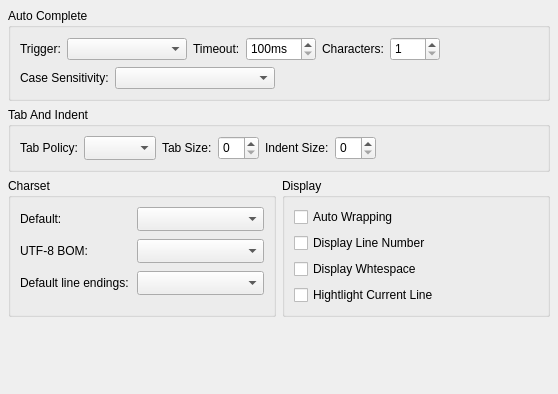
<?xml version="1.0" encoding="UTF-8"?>
<ui version="4.0">
 <class>GeneralTab</class>
 <widget class="QWidget" name="GeneralTab">
  <property name="geometry">
   <rect>
    <x>0</x>
    <y>0</y>
    <width>558</width>
    <height>394</height>
   </rect>
  </property>
  <property name="windowTitle">
   <string>Form</string>
  </property>
  <layout class="QVBoxLayout" name="verticalLayout_2">
   <property name="leftMargin">
    <number>8</number>
   </property>
   <property name="topMargin">
    <number>8</number>
   </property>
   <property name="rightMargin">
    <number>8</number>
   </property>
   <property name="bottomMargin">
    <number>8</number>
   </property>
   <item>
    <widget class="QGroupBox" name="groupBox">
     <property name="title">
      <string>Auto Complete</string>
     </property>
     <layout class="QVBoxLayout" name="verticalLayout_3">
      <item>
       <layout class="QHBoxLayout" name="horizontalLayout">
        <item>
         <widget class="QLabel" name="label">
          <property name="text">
           <string>Trigger:</string>
          </property>
         </widget>
        </item>
        <item>
         <widget class="QComboBox" name="completionTrigger">
          <property name="minimumSize">
           <size>
            <width>120</width>
            <height>0</height>
           </size>
          </property>
         </widget>
        </item>
        <item>
         <widget class="QLabel" name="label_2">
          <property name="text">
           <string>Timeout:</string>
          </property>
         </widget>
        </item>
        <item>
         <widget class="QSpinBox" name="timeout">
          <property name="minimumSize">
           <size>
            <width>70</width>
            <height>24</height>
           </size>
          </property>
          <property name="suffix">
           <string>ms</string>
          </property>
          <property name="minimum">
           <number>100</number>
          </property>
          <property name="maximum">
           <number>1000</number>
          </property>
         </widget>
        </item>
        <item>
         <widget class="QLabel" name="label_3">
          <property name="text">
           <string>Characters:</string>
          </property>
         </widget>
        </item>
        <item>
         <widget class="QSpinBox" name="characterThreshold">
          <property name="minimumSize">
           <size>
            <width>50</width>
            <height>24</height>
           </size>
          </property>
          <property name="suffix">
           <string/>
          </property>
          <property name="minimum">
           <number>1</number>
          </property>
          <property name="maximum">
           <number>10</number>
          </property>
         </widget>
        </item>
        <item>
         <spacer name="horizontalSpacer_2">
          <property name="orientation">
           <enum>Qt::Horizontal</enum>
          </property>
          <property name="sizeHint" stdset="0">
           <size>
            <width>40</width>
            <height>20</height>
           </size>
          </property>
         </spacer>
        </item>
       </layout>
      </item>
      <item>
       <layout class="QHBoxLayout" name="horizontalLayout_5">
        <item>
         <widget class="QLabel" name="label_10">
          <property name="text">
           <string>Case Sensitivity:</string>
          </property>
         </widget>
        </item>
        <item>
         <widget class="QComboBox" name="caseSensitivity">
          <property name="sizePolicy">
           <sizepolicy hsizetype="Fixed" vsizetype="Fixed">
            <horstretch>0</horstretch>
            <verstretch>0</verstretch>
           </sizepolicy>
          </property>
          <property name="minimumSize">
           <size>
            <width>160</width>
            <height>0</height>
           </size>
          </property>
         </widget>
        </item>
        <item>
         <spacer name="horizontalSpacer_3">
          <property name="orientation">
           <enum>Qt::Horizontal</enum>
          </property>
          <property name="sizeHint" stdset="0">
           <size>
            <width>40</width>
            <height>20</height>
           </size>
          </property>
         </spacer>
        </item>
       </layout>
      </item>
     </layout>
    </widget>
   </item>
   <item>
    <widget class="QGroupBox" name="groupBox_2">
     <property name="title">
      <string>Tab And Indent</string>
     </property>
     <layout class="QHBoxLayout" name="horizontalLayout_2">
      <item>
       <widget class="QLabel" name="label_4">
        <property name="text">
         <string>Tab Policy:</string>
        </property>
       </widget>
      </item>
      <item>
       <widget class="QComboBox" name="tabPolicy">
        <property name="minimumSize">
         <size>
          <width>0</width>
          <height>24</height>
         </size>
        </property>
       </widget>
      </item>
      <item>
       <widget class="QLabel" name="label_5">
        <property name="text">
         <string>Tab Size:</string>
        </property>
       </widget>
      </item>
      <item>
       <widget class="QSpinBox" name="tabSize">
        <property name="sizePolicy">
         <sizepolicy hsizetype="Preferred" vsizetype="Fixed">
          <horstretch>0</horstretch>
          <verstretch>0</verstretch>
         </sizepolicy>
        </property>
        <property name="minimumSize">
         <size>
          <width>0</width>
          <height>24</height>
         </size>
        </property>
       </widget>
      </item>
      <item>
       <widget class="QLabel" name="label_6">
        <property name="text">
         <string>Indent Size:</string>
        </property>
       </widget>
      </item>
      <item>
       <widget class="QSpinBox" name="indentSize">
        <property name="minimumSize">
         <size>
          <width>0</width>
          <height>24</height>
         </size>
        </property>
       </widget>
      </item>
      <item>
       <spacer name="horizontalSpacer">
        <property name="orientation">
         <enum>Qt::Horizontal</enum>
        </property>
        <property name="sizeHint" stdset="0">
         <size>
          <width>40</width>
          <height>20</height>
         </size>
        </property>
       </spacer>
      </item>
     </layout>
    </widget>
   </item>
   <item>
    <layout class="QHBoxLayout" name="horizontalLayout_4">
     <item>
      <widget class="QGroupBox" name="groupBox_3">
       <property name="title">
        <string>Charset</string>
       </property>
       <layout class="QHBoxLayout" name="horizontalLayout_3">
        <property name="spacing">
         <number>0</number>
        </property>
        <property name="leftMargin">
         <number>0</number>
        </property>
        <property name="topMargin">
         <number>0</number>
        </property>
        <property name="rightMargin">
         <number>0</number>
        </property>
        <property name="bottomMargin">
         <number>0</number>
        </property>
        <item>
         <layout class="QFormLayout" name="formLayout">
          <property name="horizontalSpacing">
           <number>8</number>
          </property>
          <property name="verticalSpacing">
           <number>8</number>
          </property>
          <property name="leftMargin">
           <number>9</number>
          </property>
          <property name="topMargin">
           <number>9</number>
          </property>
          <property name="rightMargin">
           <number>9</number>
          </property>
          <property name="bottomMargin">
           <number>9</number>
          </property>
          <item row="0" column="0">
           <widget class="QLabel" name="label_7">
            <property name="text">
             <string>Default:</string>
            </property>
           </widget>
          </item>
          <item row="0" column="1">
           <widget class="QComboBox" name="charset">
            <property name="minimumSize">
             <size>
              <width>0</width>
              <height>24</height>
             </size>
            </property>
           </widget>
          </item>
          <item row="2" column="0">
           <widget class="QLabel" name="label_8">
            <property name="text">
             <string>Default line endings:</string>
            </property>
           </widget>
          </item>
          <item row="2" column="1">
           <widget class="QComboBox" name="lineEndings">
            <property name="minimumSize">
             <size>
              <width>0</width>
              <height>24</height>
             </size>
            </property>
           </widget>
          </item>
          <item row="1" column="0">
           <widget class="QLabel" name="label_9">
            <property name="text">
             <string>UTF-8 BOM:</string>
            </property>
           </widget>
          </item>
          <item row="1" column="1">
           <widget class="QComboBox" name="utf8bom">
            <property name="minimumSize">
             <size>
              <width>0</width>
              <height>24</height>
             </size>
            </property>
           </widget>
          </item>
         </layout>
        </item>
       </layout>
      </widget>
     </item>
     <item>
      <widget class="QGroupBox" name="groupBox_4">
       <property name="title">
        <string>Display</string>
       </property>
       <layout class="QVBoxLayout" name="verticalLayout">
        <item>
         <widget class="QCheckBox" name="auto_wrapping">
          <property name="text">
           <string>Auto Wrapping</string>
          </property>
         </widget>
        </item>
        <item>
         <widget class="QCheckBox" name="display_line_number">
          <property name="text">
           <string>Display Line Number</string>
          </property>
         </widget>
        </item>
        <item>
         <widget class="QCheckBox" name="display_whitespace">
          <property name="text">
           <string>Display Whtespace</string>
          </property>
         </widget>
        </item>
        <item>
         <widget class="QCheckBox" name="hightlight_current_line">
          <property name="text">
           <string>Hightlight Current Line</string>
          </property>
         </widget>
        </item>
       </layout>
      </widget>
     </item>
    </layout>
   </item>
   <item>
    <spacer name="verticalSpacer">
     <property name="orientation">
      <enum>Qt::Vertical</enum>
     </property>
     <property name="sizeHint" stdset="0">
      <size>
       <width>20</width>
       <height>40</height>
      </size>
     </property>
    </spacer>
   </item>
  </layout>
 </widget>
 <resources/>
 <connections/>
</ui>
